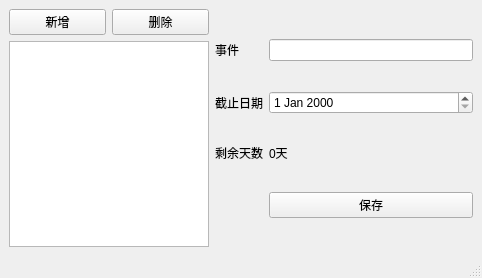
<?xml version="1.0" encoding="UTF-8"?>
<ui version="4.0">
 <class>MainWindow</class>
 <widget class="QMainWindow" name="MainWindow">
  <property name="geometry">
   <rect>
    <x>0</x>
    <y>0</y>
    <width>482</width>
    <height>278</height>
   </rect>
  </property>
  <property name="windowTitle">
   <string>MainWindow</string>
  </property>
  <widget class="QWidget" name="centralwidget">
   <layout class="QHBoxLayout" name="horizontalLayout_2">
    <item>
     <layout class="QVBoxLayout" name="verticalLayout">
      <item>
       <layout class="QHBoxLayout" name="horizontalLayout">
        <item>
         <widget class="QPushButton" name="pb_add">
          <property name="text">
           <string>新增</string>
          </property>
         </widget>
        </item>
        <item>
         <widget class="QPushButton" name="pb_delete">
          <property name="text">
           <string>删除</string>
          </property>
         </widget>
        </item>
       </layout>
      </item>
      <item>
       <widget class="QListWidget" name="lw_event">
        <property name="sizePolicy">
         <sizepolicy hsizetype="Fixed" vsizetype="Expanding">
          <horstretch>0</horstretch>
          <verstretch>0</verstretch>
         </sizepolicy>
        </property>
        <property name="maximumSize">
         <size>
          <width>200</width>
          <height>16777215</height>
         </size>
        </property>
        <property name="sortingEnabled">
         <bool>true</bool>
        </property>
       </widget>
      </item>
     </layout>
    </item>
    <item>
     <layout class="QFormLayout" name="formLayout">
      <property name="formAlignment">
       <set>Qt::AlignLeading|Qt::AlignLeft|Qt::AlignVCenter</set>
      </property>
      <property name="verticalSpacing">
       <number>30</number>
      </property>
      <item row="0" column="0">
       <widget class="QLabel" name="label">
        <property name="text">
         <string>事件</string>
        </property>
       </widget>
      </item>
      <item row="0" column="1">
       <widget class="QLineEdit" name="le_event"/>
      </item>
      <item row="1" column="0">
       <widget class="QLabel" name="label_2">
        <property name="text">
         <string>截止日期</string>
        </property>
       </widget>
      </item>
      <item row="1" column="1">
       <widget class="QDateEdit" name="de_dead_date"/>
      </item>
      <item row="2" column="0">
       <widget class="QLabel" name="label_3">
        <property name="text">
         <string>剩余天数</string>
        </property>
       </widget>
      </item>
      <item row="3" column="1">
       <widget class="QPushButton" name="pb_save">
        <property name="text">
         <string>保存</string>
        </property>
       </widget>
      </item>
      <item row="2" column="1">
       <widget class="QLabel" name="lb_rest_days">
        <property name="text">
         <string>0天</string>
        </property>
       </widget>
      </item>
     </layout>
    </item>
   </layout>
  </widget>
  <widget class="QMenuBar" name="menubar">
   <property name="geometry">
    <rect>
     <x>0</x>
     <y>0</y>
     <width>482</width>
     <height>23</height>
    </rect>
   </property>
  </widget>
  <widget class="QStatusBar" name="statusbar"/>
 </widget>
 <resources/>
 <connections/>
</ui>
